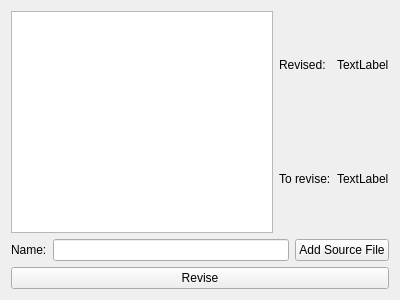
<?xml version="1.0" encoding="UTF-8"?>
<ui version="4.0">
 <class>gui</class>
 <widget class="QWidget" name="gui">
  <property name="geometry">
   <rect>
    <x>0</x>
    <y>0</y>
    <width>400</width>
    <height>300</height>
   </rect>
  </property>
  <property name="windowTitle">
   <string>gui</string>
  </property>
  <layout class="QVBoxLayout" name="verticalLayout_2">
   <item>
    <layout class="QHBoxLayout" name="horizontalLayout_4">
     <item>
      <widget class="QListWidget" name="listWidget"/>
     </item>
     <item>
      <layout class="QVBoxLayout" name="verticalLayout">
       <item>
        <layout class="QHBoxLayout" name="horizontalLayout_2">
         <item>
          <widget class="QLabel" name="label">
           <property name="text">
            <string>Revised:</string>
           </property>
          </widget>
         </item>
         <item>
          <widget class="QLabel" name="Revised">
           <property name="text">
            <string>TextLabel</string>
           </property>
          </widget>
         </item>
        </layout>
       </item>
       <item>
        <layout class="QHBoxLayout" name="horizontalLayout_3">
         <item>
          <widget class="QLabel" name="label_2">
           <property name="text">
            <string>To revise:</string>
           </property>
          </widget>
         </item>
         <item>
          <widget class="QLabel" name="MustRevise">
           <property name="text">
            <string>TextLabel</string>
           </property>
          </widget>
         </item>
        </layout>
       </item>
      </layout>
     </item>
    </layout>
   </item>
   <item>
    <layout class="QHBoxLayout" name="horizontalLayout">
     <item>
      <widget class="QLabel" name="label_3">
       <property name="text">
        <string>Name:</string>
       </property>
      </widget>
     </item>
     <item>
      <widget class="QLineEdit" name="lineName"/>
     </item>
     <item>
      <widget class="QPushButton" name="buttonAddSourceFile">
       <property name="text">
        <string>Add Source File</string>
       </property>
      </widget>
     </item>
    </layout>
   </item>
   <item>
    <widget class="QPushButton" name="buttonRevise">
     <property name="text">
      <string>Revise</string>
     </property>
    </widget>
   </item>
  </layout>
 </widget>
 <resources/>
 <connections/>
</ui>
